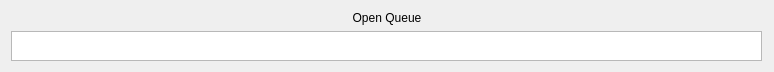
<?xml version="1.0" encoding="UTF-8"?>
<ui version="4.0">
 <class>QueueView</class>
 <widget class="QWidget" name="QueueView">
  <property name="geometry">
   <rect>
    <x>0</x>
    <y>0</y>
    <width>774</width>
    <height>72</height>
   </rect>
  </property>
  <property name="sizePolicy">
   <sizepolicy hsizetype="Expanding" vsizetype="Fixed">
    <horstretch>0</horstretch>
    <verstretch>0</verstretch>
   </sizepolicy>
  </property>
  <property name="minimumSize">
   <size>
    <width>0</width>
    <height>72</height>
   </size>
  </property>
  <property name="windowTitle">
   <string notr="true" extracomment="not translatable because not shown to the user">InfoBar</string>
  </property>
  <layout class="QVBoxLayout" name="verticalLayout">
   <item>
    <widget class="HeaderLabel" name="toggleButton">
     <property name="sizePolicy">
      <sizepolicy hsizetype="Expanding" vsizetype="Preferred">
       <horstretch>0</horstretch>
       <verstretch>0</verstretch>
      </sizepolicy>
     </property>
     <property name="acceptDrops">
      <bool>true</bool>
     </property>
     <property name="text">
      <string>Open Queue</string>
     </property>
     <property name="alignment">
      <set>Qt::AlignCenter</set>
     </property>
    </widget>
   </item>
   <item>
    <layout class="QHBoxLayout" name="horizontalLayout">
     <item>
      <widget class="TrackView" name="queue"/>
     </item>
     <item>
      <spacer name="verticalSpacer">
       <property name="orientation">
        <enum>Qt::Vertical</enum>
       </property>
       <property name="sizeHint" stdset="0">
        <size>
         <width>1</width>
         <height>16</height>
        </size>
       </property>
      </spacer>
     </item>
    </layout>
   </item>
  </layout>
 </widget>
 <customwidgets>
  <customwidget>
   <class>HeaderLabel</class>
   <extends>QLabel</extends>
   <header location="global">widgets/HeaderLabel.h</header>
  </customwidget>
  <customwidget>
   <class>TrackView</class>
   <extends>QTreeView</extends>
   <header location="global">playlist/TrackView.h</header>
  </customwidget>
 </customwidgets>
 <resources/>
 <connections/>
</ui>
